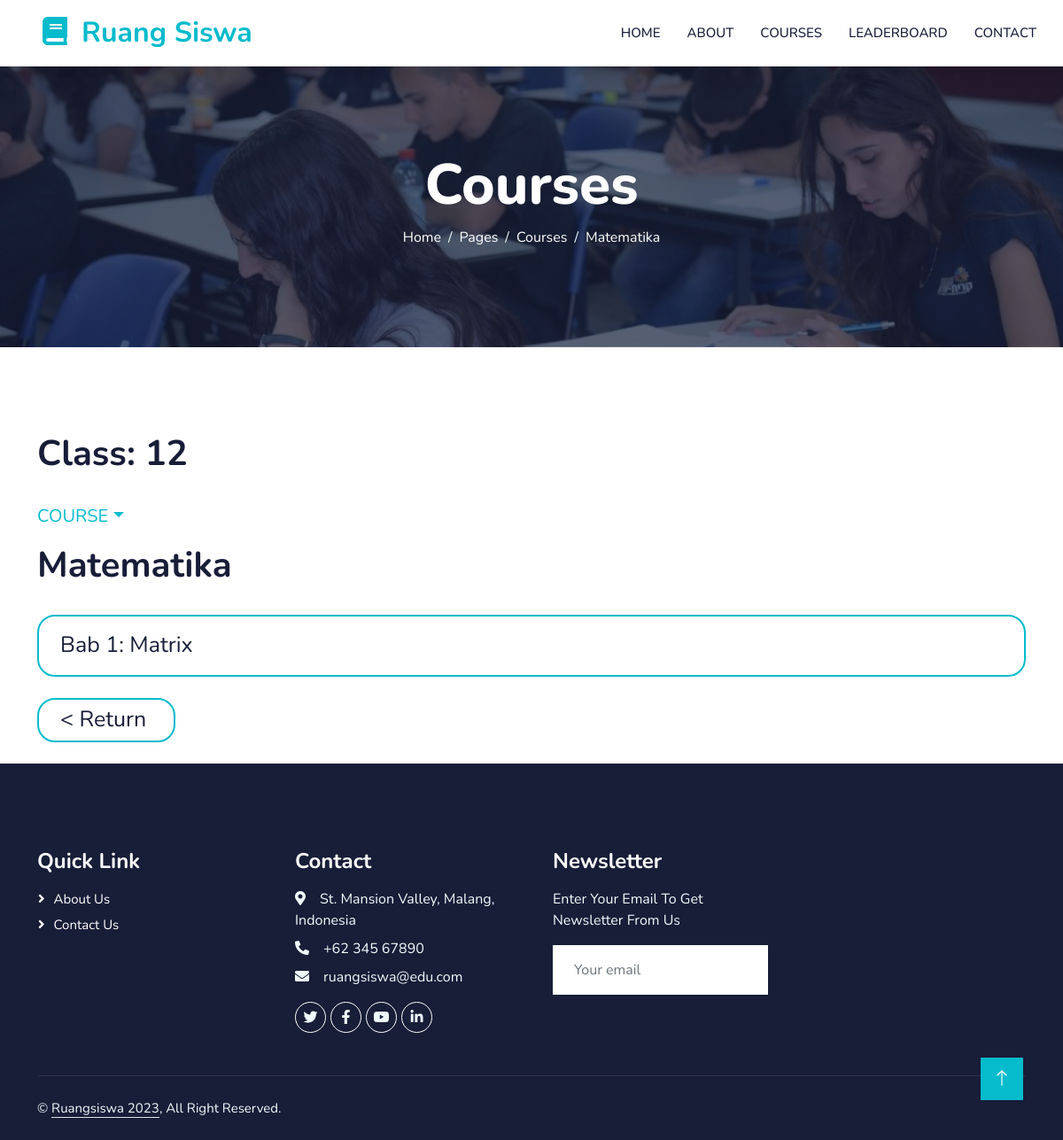
/Course/Course.php?cls=12&v=1, run on the app's committed database.
### tables this page shows
CREATE TABLE `chapter` (
  `ChapterID` int(11) NOT NULL,
  `CourseID` int(11) NOT NULL,
  `ChapterName` varchar(100) NOT NULL
);

CREATE TABLE `course` (
  `CourseID` int(11) NOT NULL,
  `Class` int(11) NOT NULL CHECK (`Class` >= 10 and `Class` <= 12),
  `CourseName` varchar(100) NOT NULL,
  `imageName` varchar(100) DEFAULT NULL
);

### Course/Course.php (the view, shortened to what this page needs)
<?php
    require_once 'connection.php';
    $cID = $_GET['v'];
    $class = $_GET['cls'];
    $sql = "SELECT * FROM course JOIN chapter ON (course.CourseID = chapter.CourseID) WHERE course.CourseID = $cID;";
    $sql2 = "SELECT * FROM course WHERE class = $class";
    $Chemistry_Chapter = $conn->query($sql);
    $CourseRN = $conn->query($sql);
    $rtrn = $conn->query($sql2);
?>
<!DOCTYPE html>
<html lang="en">
<head>
    <link href="https://cdnjs.cloudflare.com/ajax/libs/font-awesome/5.10.0/css/all.min.css" rel="stylesheet">
    <link href="https://cdn.jsdelivr.net/npm/bootstrap-icons@1.4.1/font/bootstrap-icons.css" rel="stylesheet">
    <link href="../lib/animate/animate.min.css" rel="stylesheet">
    <link href="../lib/owlcarousel/assets/owl.carousel.min.css" rel="stylesheet">
    <link href="../css/bootstrap.min.css" rel="stylesheet">
    <link href="../css/style.css" rel="stylesheet">
</head>
<body>
    <nav class="navbar navbar-expand-lg bg-white navbar-light shadow sticky-top p-0">
        <a href="index.php" class="navbar-brand d-flex align-items-center px-4 px-lg-5">
            <h2 class="m-0 text-primary"><i class="fa fa-book me-3"></i>Ruang Siswa</h2>
        </a>
        <div class="collapse navbar-collapse" id="navbarCollapse">
            <div class="navbar-nav ms-auto p-4 p-lg-0">
                <a href="../index.php" class="nav-item nav-link">Home</a>
                <a href="../about.php" class="nav-item nav-link">About</a>
                <a href="../Courses/courses.php" class="nav-item nav-link">Courses</a>
                <a href="../leaderboards.php" class="nav-item nav-link">Leaderboard</a>
                <a href="../contact.php" class="nav-item nav-link">Contact</a>
            </div>
        </div>
    </nav>
    <div class="container-fluid bg-primary py-5 mb-5 page-header">
        <div class="container py-5">
            <div class="row justify-content-center">
                <div class="col-lg-10 text-center">
                    <h1 class="display-3 text-white animated slideInDown">Courses</h1>
                    <nav aria-label="breadcrumb">
                        <ol class="breadcrumb justify-content-center">
                            <li class="breadcrumb-item"><a class="text-white" href="#">Home</a></li>
                            <li class="breadcrumb-item"><a class="text-white" href="#">Pages</a></li>
                            <li class="breadcrumb-item text-white active" aria-current="page">Courses</li>
                            <?php
                            $course = mysqli_fetch_assoc($CourseRN)
                            ?>
                            <li class="breadcrumb-item text-white active" aria-current="page"><?php echo $course["CourseName"];?></li>
                        </ol>
                    </nav>
                </div>
            </div>
        </div>
    </div>
    <div class="container py-6">
        <h1 class="mb-4">Class: <?php echo $course['Class'];?></h1>
        <a href="#" class="nav-linked dropdown-toggle upscale-20 section-title-custom" data-bs-toggle="dropdown">COURSE</a>
    </div>
    <div class="container">
        <div class="row g-4">
            <h1 class="mb-4"><?php echo $course["CourseName"];?></h1>
        </div>
            <?php
            while($row = mysqli_fetch_assoc($Chemistry_Chapter) ){
            ?>
                <a href="../Chapter/Chapter.php?cls=<?php echo $class?>&ch=<?php echo $row["ChapterID"];?>&crs=<?php echo $row["CourseID"];?>" class="btn btn-white btn-lg-course py-3 px-4 mt-2"><?php echo $row["ChapterName"];?></a>
            <?php
                }
                $return = mysqli_fetch_assoc($rtrn);
            ?>
             <div class="py-4">
                <a class="btn btn-white btn-lg-return upscale-30 px-4 py-1" href="../Courses/listcourse.php?v=<?php echo $return['Class']?>">< Return</a>
            </div>
    </div>
    <div class="container-fluid bg-dark text-light footer pt-5 mt-6 wow fadeIn" data-wow-delay="0.1s">
        <div class="container py-5">
            <div class="row g-5">
                <div class="col-lg-3 col-md-6">
                    <h4 class="text-white mb-3">Quick Link</h4>
                    <a class="btn btn-link" href="../about.php">About Us</a>
                    <a class="btn btn-link" href="../contact.php">Contact Us</a>
                </div>
                <div class="col-lg-3 col-md-6">
                    <h4 class="text-white mb-3">Contact</h4>
                    <p class="mb-2"><i class="fa fa-map-marker-alt me-3"></i>St. Mansion Valley, Malang, Indonesia</p>
                    <p class="mb-2"><i class="fa fa-phone-alt me-3"></i>+62 345 67890</p>
                    <p class="mb-2"><i class="fa fa-envelope me-3"></i>ruangsiswa@edu.com</p>
                    <div class="d-flex pt-2">
                        <a class="btn btn-outline-light btn-social" href="www.twitter.com"><i class="fab fa-twitter"></i></a>
                        <a class="btn btn-outline-light btn-social" href="www.facebook.com"><i class="fab fa-facebook-f"></i></a>
                        <a class="btn btn-outline-light btn-social" href="www.youtube.com"><i class="fab fa-youtube"></i></a>
                        <a class="btn btn-outline-light btn-social" href="www.linkedin.com"><i class="fab fa-linkedin-in"></i></a>
                    </div>
                </div>
                <div class="col-lg-3 col-md-6">
                    <h4 class="text-white mb-3">Newsletter</h4>
                    <p>Enter Your Email To Get Newsletter From Us</p>
                    <div class="position-relative mx-auto" style="max-width: 400px;">
                        <input class="form-control border-0 w-100 py-3 ps-4 pe-5" type="text" placeholder="Your email">
                    </div>
                </div>
            </div>
        </div>
        <div class="container">
            <div class="copyright">
                <div class="row">
                    <div class="col-md-6 text-center text-md-start mb-3 mb-md-0">
                        &copy; <a class="border-bottom" href="#">Ruangsiswa 2023</a>, All Right Reserved.
                    </div>
                    <div class="col-md-6 text-center text-md-end">
                    </div>
                </div>
            </div>
        </div>
    </div>
    <a href="#" class="btn btn-lg btn-primary btn-lg-square back-to-top"><i class="bi bi-arrow-up"></i></a>
</body>
</html>

### css/style.css (style rules this page uses)
:root { --primary: #06BBCC; --light: #F0FBFC; --white: #FFFFFF; --dark: #181d38; }
.back-to-top { position: fixed; display: none; right: 45px; bottom: 45px; z-index: 99; }
.upscale-30 { font-size: 30px; }
.upscale-20 { font-size: 20px; }
.btn { font-family: 'Nunito', sans-serif; font-weight: 600; transition: .5s; }
.btn.btn-primary, .btn.btn-secondary { color: #FFFFFF; }
.btn-lg-square { width: 48px; height: 48px; }
.btn-lg-course { width: 100%; height: 70px; max-width: 100%; }
.btn-lg-return { width: 156px; height: 50px; max-width: 100%; }
.btn-square, .btn-sm-square, .btn-lg-square { padding: 0; display: flex; align-items: center; justify-content: center; font-weight: normal; border-radius: 0px; }
.btn-lg-course { padding: 0; display: flex; align-items: center; justify-content: left; font-weight: normal; font-size: 25px; border-radius: 20px; border: 2px solid #06BBCC; color:#181d38; }
.btn-lg-return { padding: 0; display: flex; align-items: center; justify-content: left; font-weight: normal; font-size: 25px; border-radius: 20px; border: 2px solid #06BBCC; color:#181d38; }
.navbar-light .navbar-nav .nav-link { margin-right: 30px; padding: 25px 0; color: #FFFFFF; font-size: 15px; text-transform: uppercase; outline: none; }
.navbar-light .navbar-brand, .navbar-light a.btn { height: 75px; }
.navbar-light .navbar-nav .nav-link { color: var(--dark); font-weight: 500; }
.navbar-light.sticky-top { top: -100px; transition: .5s; }
.page-header { background: linear-gradient(rgba(24, 29, 56, .7), rgba(24, 29, 56, .7)), url(../img/carousel-1.jpg); background-position: center center; background-repeat: no-repeat; background-size: cover; }
.breadcrumb-item + .breadcrumb-item::before { color: var(--light); }
.section-title-custom { position: relative; text-transform: uppercase; font-family: 'nunito'; }
.footer .btn.btn-social { margin-right: 5px; width: 35px; height: 35px; display: flex; align-items: center; justify-content: center; color: var(--light); font-weight: normal; border: 1px solid #FFFFFF; border-radius: 35px; transition: .3s; }
.footer .btn.btn-link { display: block; margin-bottom: 5px; padding: 0; text-align: left; color: #FFFFFF; font-size: 15px; font-weight: normal; text-transform: capitalize; transition: .3s; }
.footer .btn.btn-link::before { position: relative; content: "\f105"; font-family: "Font Awesome 5 Free"; font-weight: 900; margin-right: 10px; }
.footer .copyright { padding: 25px 0; font-size: 15px; border-top: 1px solid rgba(256, 256, 256, .1); }
.footer .copyright a { color: var(--light); }

### data on the page
chapter: CourseID.CourseName "Matematika", CourseID.Class "12", ChapterName "Bab 1: Matrix"
